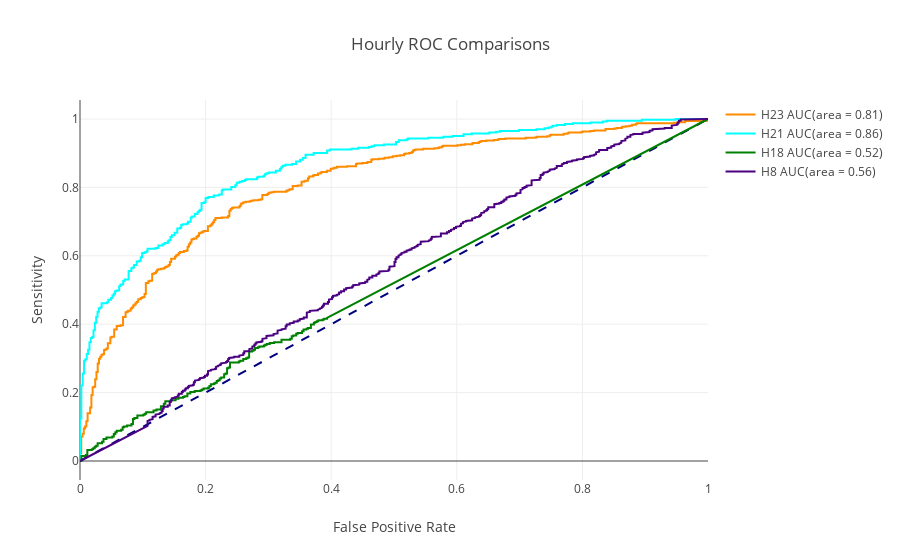

Here is the notebook cell this chart was saved with:
### Code cell
import sklearn.metrics as skm

lw = 2
trace1 = go.Scatter(x=fprs[23], y=tprs[23], 
                    mode='lines', 
                    line=dict(color='darkorange', width=lw),
                    name='H23 AUC(area = %0.2f)' % aucs[23])
trace2 = go.Scatter(x=[0, 1], y=[0, 1], 
                    mode='lines', 
                    line=dict(color='navy', width=lw, dash='dash'),
                    showlegend=False)
trace3 = go.Scatter(x=fprs[21], y=tprs[21], 
                    mode='lines', 
                    line=dict(color='cyan', width=lw),
                    name='H21 AUC(area = %0.2f)' % aucs[21])
trace4 = go.Scatter(x=fprs[18], y=tprs[18], 
                    mode='lines', 
                    line=dict(color='green', width=lw),
                    name='H18 AUC(area = %0.2f)' % aucs[18])
trace5 = go.Scatter(x=fprs[8], y=tprs[8], 
                    mode='lines', 
                    line=dict(color='indigo', width=lw),
                    name='H8 AUC(area = %0.2f)' % aucs[8])

layout = go.Layout(title='Hourly ROC Comparisons',
                   xaxis=dict(title='False Positive Rate'),
                   yaxis=dict(title='Sensitivity'))
fig = go.Figure(data=[trace1, trace2, trace3, trace4, trace5], layout=layout)
offline.iplot(fig, show_link=False)

### Figure 1 — Plotly figure (JSON) as saved in the notebook; plotly's stock layout.template omitted (floating-point values rounded to 4 significant figures; data arrays with more than 128 entries replaced by an {"elided": "..."} marker saying what was removed)
{"data": [{"line": {"color": "darkorange", "width": 2}, "mode": "lines", "name": "H23 AUC(area = 0.81)", "type": "scatter", "uid": "3d187242-3396-11e9-8c97-67fc199b385a", "x": {"elided": "386 float values"}, "y": {"elided": "386 float values"}}, {"line": {"color": "navy", "dash": "dash", "width": 2}, "mode": "lines", "showlegend": false, "type": "scatter", "uid": "3d187404-3396-11e9-8c97-67fc199b385a", "x": [0, 1], "y": [0, 1]}, {"line": {"color": "cyan", "width": 2}, "mode": "lines", "name": "H21 AUC(area = 0.86)", "type": "scatter", "uid": "3d1874fe-3396-11e9-8c97-67fc199b385a", "x": {"elided": "255 float values"}, "y": {"elided": "255 float values"}}, {"line": {"color": "green", "width": 2}, "mode": "lines", "name": "H18 AUC(area = 0.52)", "type": "scatter", "uid": "3d1875d0-3396-11e9-8c97-67fc199b385a", "x": {"elided": "182 float values"}, "y": {"elided": "182 float values"}}, {"line": {"color": "indigo", "width": 2}, "mode": "lines", "name": "H8 AUC(area = 0.56)", "type": "scatter", "uid": "3d187698-3396-11e9-8c97-67fc199b385a", "x": {"elided": "537 float values"}, "y": {"elided": "537 float values"}}], "layout": {"title": "Hourly ROC Comparisons", "xaxis": {"title": "False Positive Rate"}, "yaxis": {"title": "Sensitivity"}}}
